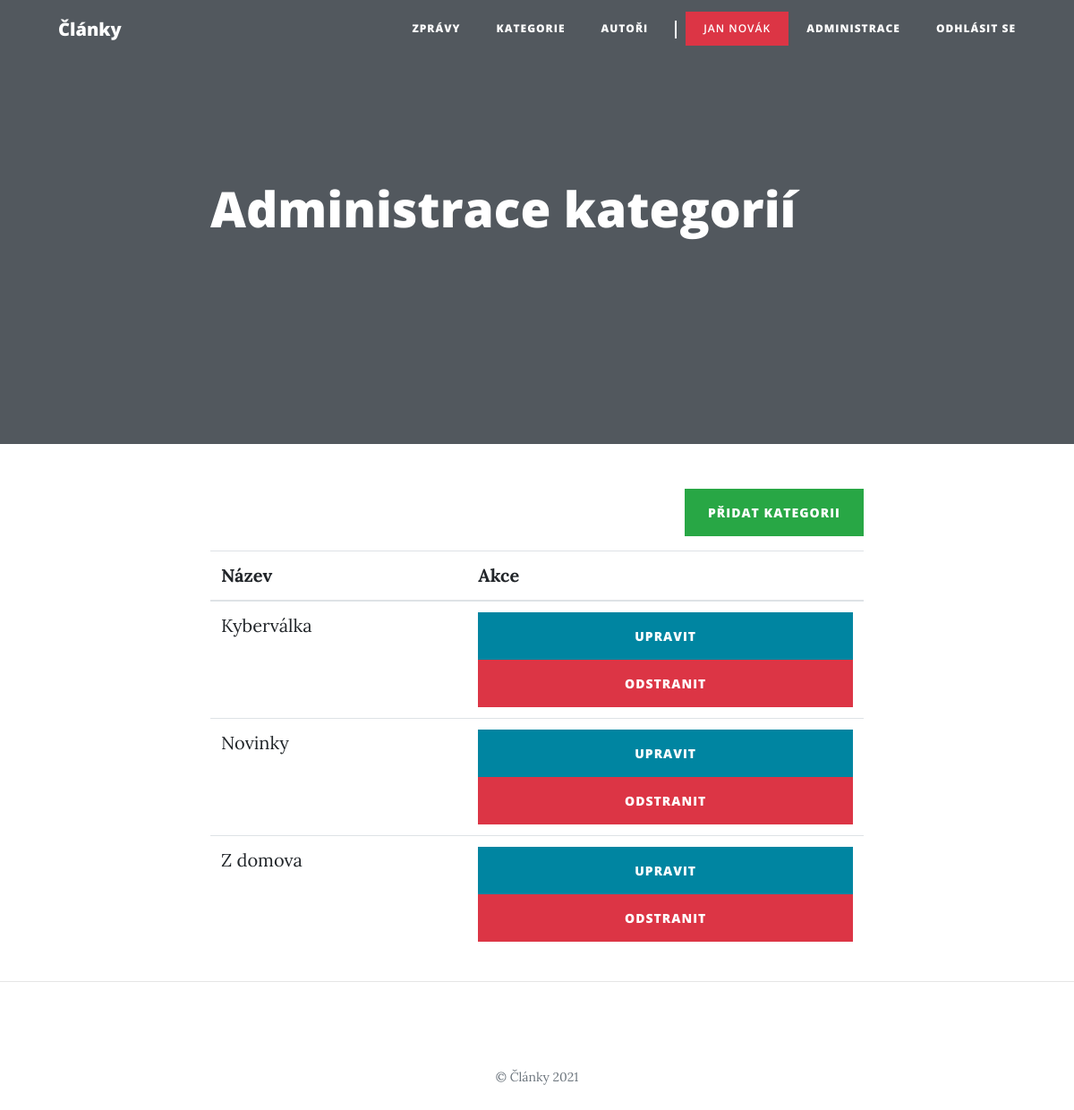
Page /category_administration.php (signed in) on the committed database.
### tables this page shows
CREATE TABLE `user` (
  `id` int(10) UNSIGNED NOT NULL,
  `email` varchar(50) NOT NULL,
  `password` varchar(256) NOT NULL,
  `name` varchar(30) NOT NULL,
  `admin` tinyint(1) NOT NULL DEFAULT 0
);

CREATE TABLE `category` (
  `id` int(10) UNSIGNED NOT NULL,
  `name` varchar(50) NOT NULL
);

### php/Application.php (called while the page is built, shortened)
<?php
class Application
{
    private static $context;
    public static function loadModel($className)
    {
        $filename = "./php/model/" . $className . ".php";
    }
    public static function context()
    {
        if (!isset(self::$context)) {
            self::$context = new DatabaseContext();
        }
        return self::$context;
    }
    public static function logged_in()
    {
        if(isset($_SESSION["user"])) {
            $user = self::context()->user_repository->getUser($_SESSION["user"]["id"]);
            return true;
        }
        return false;
    }
    public static function user()
    {
        return $_SESSION["user"];
    }
    public static function assert_logged_in($redirect_address = "index.php")
    {
        if (!self::logged_in()) {
            header("Location: $redirect_address");
            die();
        }
    }
}

### php/model/DatabaseContext.php (called while the page is built, shortened)
<?php
class DatabaseContext
{
    private $database;
    public function __construct()
    {
        $this->database = new Database();
    }
    public function __get($name)
    {
        if (!isset($this->{$name})) {
            switch ($name) {
                case 'category_repository':
                    $this->category_repository = new CategoryRepository($this->database);
                case 'comment_repository':
                    $this->comment_repository = new CommentRepository($this->database);
                case 'user_repository':
                    $this->user_repository = new UserRepository($this->database);
            }
        }
        return $this->{$name};
    }
}

### php/model/Database.php (called while the page is built, shortened)
<?php
class Database
{
    private $conn;
    public function __construct()
    {
        $this->conn = new PDO(sprintf("mysql:host=%s;dbname=%s", self::HOST, self::DBNAME), self::USER, self::PASS, [
            PDO::ATTR_ERRMODE => PDO::ERRMODE_EXCEPTION
        ]);
        $this->conn->query("set names utf8");
    }
    public function select($sql, $params = [])
    {
        $stmt = $this->execute($sql, $params);
        return $stmt->fetchAll();
    }
    public function selectSingle($sql, $params = [])
    {
        $stmt = $this->execute($sql, $params);
        return $stmt->fetch();
    }
    private function execute($sql, $params = [])
    {
        $stmt = $this->conn->prepare($sql);
        $stmt->execute($params);
        return $stmt;
    }
}

### php/model/BaseRepository.php (called while the page is built, shortened)
<?php
abstract class BaseRepository
{
    public function __construct(Database $db)
    {
        $this->db = $db;
    }
}

### php/model/UserRepository.php (called while the page is built, shortened)
<?php
class UserRepository extends BaseRepository
{
    public function getUser($id)
    {
        $sql = "
            select *
            from user
            where id = :id
        ";
        $params = [
            ":id" => $id
        ];
        return $this->db->selectSingle($sql, $params);
    }
}

### php/model/CategoryRepository.php (called while the page is built, shortened)
<?php
class CategoryRepository extends BaseRepository
{
    public function getCategoriesAlphabetically()
    {
        $sql = "select * from category order by name";
        return $this->db->select($sql);
    }
}

### category_administration.php (the view, shortened to what this page needs)
<?php
require_once "./php/Application.php";
Application::assert_logged_in();
$cr = Application::context()->category_repository;
$categories = $cr->getCategoriesAlphabetically();
include "./php/partials/document_start.php";
?>
<div class="text-right mb-3">
  <a class="btn btn-success" href="category_add.php">Přidat kategorii</a>
</div>
<table class="table table-hover">
  <thead>
    <tr>
      <th scope="col">Název</th>
      <th scope="col">Akce</th>
    </tr>
  </thead>
  <tbody>
    <?php foreach ($categories as $category) : ?>
      <tr>
        <td><?= $category["name"] ?></td>
        <td>
          <a class="btn btn-primary w-100 px-0" href="<?= "category_edit.php?id=" . $category["id"] ?>">Upravit</a>
          <a class="btn btn-danger w-100 px-0" href="<?= "category_delete.php?id=" . $category["id"] ?>">Odstranit</a>
        </td>
      </tr>
    <?php endforeach; ?>
  </tbody>
</table>
<?php
include "./php/partials/document_end.php";

### php/partials/document_start.php (shortened to what this page needs)
<!DOCTYPE html>
<html lang="cs">
<head>
  <link rel="stylesheet" href="https://cdn.jsdelivr.net/npm/bootstrap@4.6.0/dist/css/bootstrap.min.css">
  <link href="css/clean-blog.css" rel="stylesheet">
  <link href="css/micromodal.css" rel="stylesheet">
</head>
<body>
  <nav class="navbar navbar-expand-lg navbar-light fixed-top" id="mainNav">
    <div class="container">
      <a class="navbar-brand" href="index.php">Články</a>
      <div class="collapse navbar-collapse" id="navbarResponsive">
        <ul class="navbar-nav ml-auto">
          <li class="nav-item">
            <a class="nav-link" href="index.php">Zprávy</a>
          </li>
          <li class="nav-item">
            <a class="nav-link" href="categories.php">Kategorie</a>
          </li>
          <li class="nav-item">
            <a class="nav-link" href="users.php">Autoři</a>
          </li>
          <li class="nav-item separator only-widescreen"></li>
          <?php if (Application::logged_in()) : ?>
            <li class="nav-item">
              <p <?= Application::user()["admin"] ? 'class="bg-danger"' : "" ?>><?= Application::user()["name"] ?></p>
            </li>
            <li class="nav-item">
              <a class="nav-link" href="administration.php">Administrace</a>
            </li>
            <li class="nav-item">
              <a class="nav-link" href="logout.php">Odhlásit se</a>
            </li>
          <?php else : ?>
            <li class="nav-item">
              <a class="nav-link" href="login.php">Přihlásit se</a>
            </li>
          <?php endif; ?>
        </ul>
      </div>
    </div>
  </nav>
  <header class="masthead" <?= empty($header_background) ? "" : "style=\"background-image: url('$header_background')\"" ?>>
    <div class="overlay"></div>
    <div class="container">
      <div class="row">
        <div class="col-lg-8 col-md-10 mx-auto">
        </div>
      </div>
    </div>
  </header>
  <div class="container">
    <div class="row">
      <div class="col-lg-8 col-md-10 mx-auto">

### css/clean-blog.css (style rules this page uses)
body { font-size: 20px; color: #212529; font-family: "Lora", "Times New Roman", serif; }
p { line-height: 1.5; margin: 30px 0; }
a { color: #212529; transition: all 0.2s; }
#mainNav { position: absolute; border-bottom: 1px solid #e9ecef; background-color: white; font-family: "Open Sans", "Helvetica Neue", Helvetica, Arial, sans-serif; }
#mainNav .navbar-brand { font-weight: 800; color: #343a40; }
#mainNav .navbar-nav > li.nav-item > a, #mainNav .navbar-nav > li.nav-item > p { font-size: 12px; font-weight: 800; letter-spacing: 1px; text-transform: uppercase; }
#mainNav .navbar-nav > li.nav-item > p { font-weight: 600; margin: 0; padding: 8px 0; color: rgba(0,0,0,.5); }
#mainNav .navbar-nav > li.nav-item.separator { height: 1em; width: 0; border-right-width: 2px; border-right-style: solid; }
#mainNav .navbar-nav > li.nav-item.only-widescreen { display: none; }
@media only screen and (min-width: 992px) { #mainNav { border-bottom: 1px solid transparent; background: transparent; } }
@media only screen and (min-width: 992px) { #mainNav .navbar-brand { padding: 10px 20px; color: #fff; } }
@media only screen and (min-width: 992px) { #mainNav .navbar-nav > li.nav-item > a, #mainNav .navbar-nav > li.nav-item > p { padding: 10px 20px; color: #fff; } }
@media only screen and (min-width: 992px) { #mainNav .navbar-nav > li.nav-item.separator { margin: 10px 10px; border-color: #fff; } }
@media only screen and (min-width: 992px) { #mainNav .navbar-nav > li.nav-item.only-widescreen { display: initial; } }
@media only screen and (min-width: 992px) { #mainNav { transition: background-color 0.2s; transform: translate3d(0, 0, 0); -webkit-backface-visibility: hidden; backface-visibility: hidden; } }
header.masthead { margin-bottom: 50px; background: no-repeat center center; background-color: #868e96; background-attachment: scroll; position: relative; background-size: cover; }
header.masthead .overlay { position: absolute; top: 0; left: 0; height: 100%; width: 100%; background-color: #212529; opacity: 0.5; }
.btn { font-size: 14px; font-weight: 800; padding: 15px 25px; letter-spacing: 1px; text-transform: uppercase; border-radius: 0; font-family: "Open Sans", "Helvetica Neue", Helvetica, Arial, sans-serif; }
.btn-primary { background-color: #0085a1; border-color: #0085a1; }

### rows in the picture
user: name "JAN NOVÁK"
category: name "Kyberválka"
category: name "Novinky"
category: name "Z domova"

### other values in the picture
$heading "Administrace kategorií"
